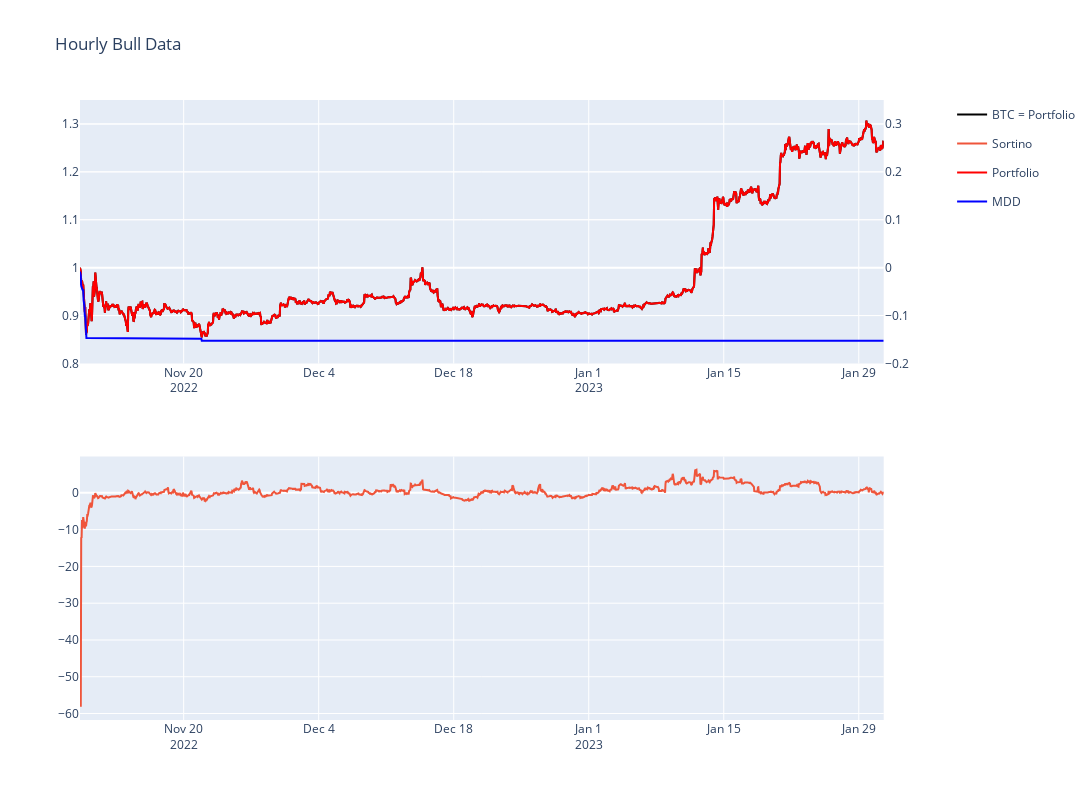

Write notebook code for a chart like this one.
### Code cell
fig_hr_bull

### Figure 1 — Plotly figure (JSON) as saved in the notebook; plotly's stock layout.template omitted (floating-point values rounded to 4 significant figures; data arrays with more than 128 entries replaced by an {"elided": "..."} marker saying what was removed)
{"data": [{"legendgroup": "1", "marker": {"color": "black", "size": 42}, "name": "BTC = Portfolio", "type": "scatter", "x": {"elided": "2001 str values"}, "xaxis": "x", "y": {"elided": "2001 float values"}, "yaxis": "y"}, {"name": "Sortino", "type": "scatter", "x": {"elided": "2001 str values"}, "xaxis": "x2", "y": {"elided": "2001 float values"}, "yaxis": "y3"}, {"marker": {"color": "red", "size": 42}, "name": "Portfolio", "type": "scatter", "x": {"elided": "2001 str values"}, "xaxis": "x", "y": {"elided": "2001 float values"}, "yaxis": "y"}, {"marker": {"color": "blue", "size": 42}, "name": "MDD", "type": "scatter", "x": {"elided": "2001 str values"}, "xaxis": "x", "y": {"elided": "2001 float values"}, "yaxis": "y2"}], "layout": {"autosize": false, "height": 800, "title": {"text": "Hourly Bull Data"}, "width": 1300, "xaxis": {"anchor": "y", "domain": [0, 0.94]}, "xaxis2": {"anchor": "y3", "domain": [0, 0.94]}, "yaxis": {"anchor": "x", "domain": [0.575, 1], "range": [0.8, 1.35]}, "yaxis2": {"anchor": "x", "overlaying": "y", "range": [-0.2, 0.35], "side": "right"}, "yaxis3": {"anchor": "x2", "domain": [0, 0.425]}}}
